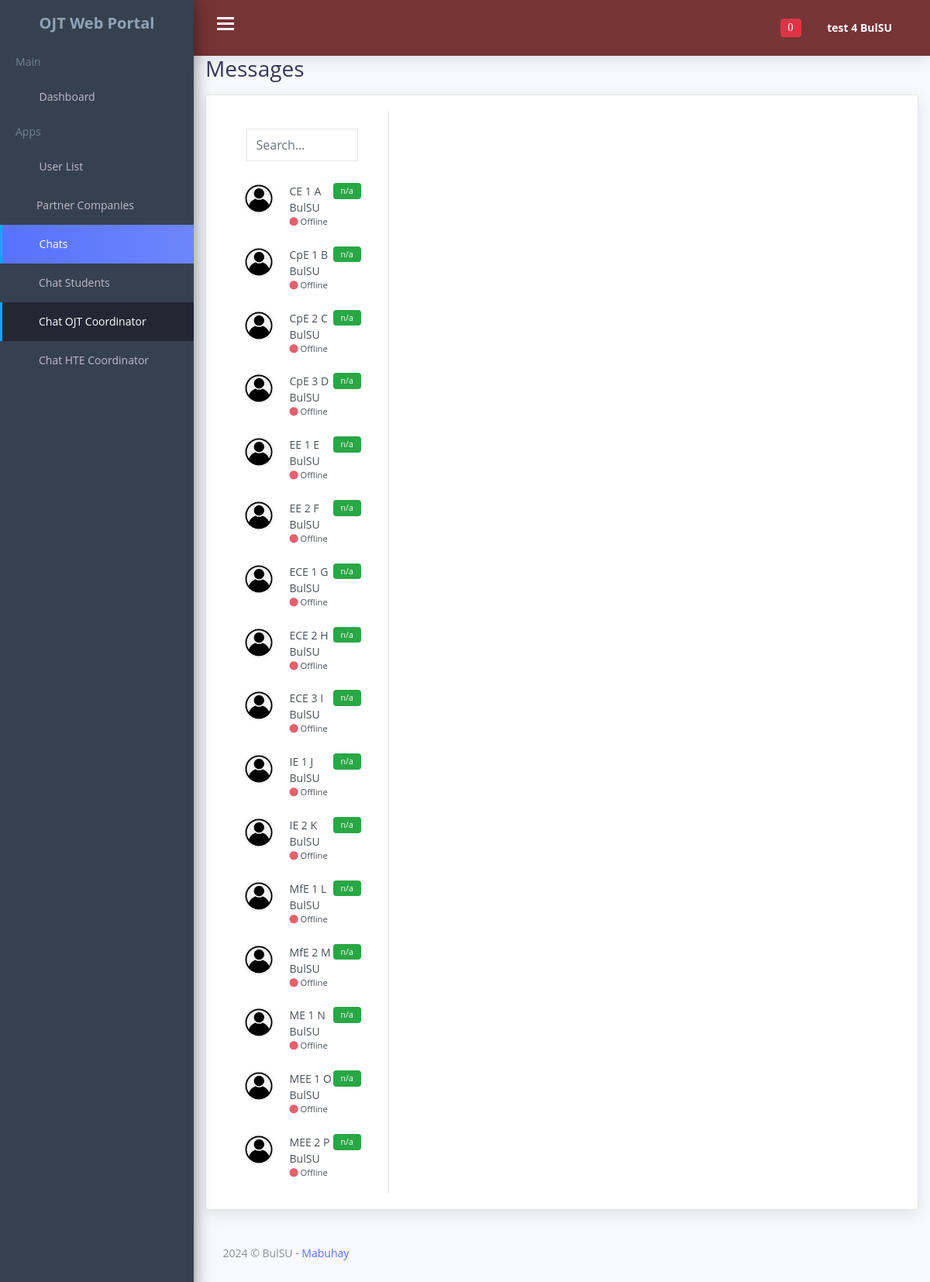
Screenshot of /adminportal/chat_coordinator.php (signed in) with the database file from the repository.
### tables this page shows
CREATE TABLE `coordinators_account` (
  `id` int(11) NOT NULL,
  `uniqueID` varchar(200) NOT NULL,
  `first_name` varchar(100) NOT NULL,
  `middle_name` varchar(100) NOT NULL,
  `last_name` varchar(100) NOT NULL,
  `faculty_id` varchar(20) NOT NULL,
  `coor_dept` varchar(200) NOT NULL,
  `course_handled` varchar(200) NOT NULL,
  `complete_address` varchar(300) NOT NULL,
  `phone_number` varchar(13) NOT NULL,
  `coordinators_email` varchar(200) NOT NULL,
  `coordinators_password` varchar(200) NOT NULL,
  `coordinators_profile_picture` varchar(500) NOT NULL,
  `verification_code` int(8) NOT NULL,
  `verify_status` varchar(80) NOT NULL DEFAULT 'Not Verified',
  `online_offlineStatus` varchar(50) NOT NULL DEFAULT 'Offline'
);

### adminportal/chat_coordinator.php (the view, shortened to what this page needs)
<?php
include '../connection/config.php';
?>
<!DOCTYPE html>
<html lang="en">
<head>
    <link href="css/lib/font-awesome.min.css" rel="stylesheet">
    <link href="css/lib/themify-icons.css" rel="stylesheet">
    <link href="css/lib/menubar/sidebar.css" rel="stylesheet">
    <link href="css/lib/bootstrap.min.css" rel="stylesheet">
    <link href="css/lib/helper.css" rel="stylesheet">
    <link href="css/style.css" rel="stylesheet">
    <link rel="stylesheet" href="https://cdnjs.cloudflare.com/ajax/libs/font-awesome/6.4.0/css/all.min.css">
</head>
<body>
<?php
require_once 'templates/admin_navbar.php';
?>
    <div class="content-wrap">
      <div class="main">
        <div class="container-fluid">
          <div class="main-content">
            <div class="container p-0">
              <h1 class="h3 mb-3">Messages</h1>
              <div class="card">
                <div class="row g-0">
                <div class="col-12 col-lg-5 col-xl-3 border-right">
                    <div class="px-4 d-none d-md-block">
                      <div class="d-flex align-items-center">
                        <div class="flex-grow-1">
                          <input type="text" class="form-control my-3" placeholder="Search...">
                        </div>
                      </div>
                    </div>
                      <?php
                        $stmt = $conn->prepare("SELECT * FROM coordinators_account");
                        $stmt->execute();
                        $results = $stmt->fetchAll(PDO::FETCH_ASSOC);
                        foreach ($results as $res) {
                        ?>
                          <a href="javascript:void(0);" class="list-group-item list-group-item-action border-0" onclick="loadConversation('<?php echo $res['uniqueID']; ?>');">
                            <div class="badge bg-success float-right count_RECEIVEDmessages_<?php echo $res['uniqueID']; ?>">n/a</div>
                            <div class="d-flex align-items-start">
                              <img src="<?php echo $res['coordinators_profile_picture']; ?>" class="rounded-circle mr-1" alt="<?php echo $res['first_name'] . ' ' . $res['middle_name'] . ' ' . $res['last_name']; ?>" width="40" height="40">
                              <div class="flex-grow-1 ml-3">
                                <?php echo $res['first_name'] . ' ' . $res['middle_name'] . ' ' . $res['last_name']; ?>
                                <div class="small">
                                  <span class="fas fa-circle <?php echo $res['online_offlineStatus'] === 'Online' ? 'chat-online' : 'chat-offline'; ?>"></span> <?php echo $res['online_offlineStatus']; ?>
                                </div>
                              </div>
                            </div>
                          </a>
                      <?php } ?>
                  </div>
                  <div class="col-12 col-lg-7 col-xl-9" id="LIVEchat">
                  </div>
                </div>
              </div>
            </div>
            <div class="row">
              <div class="col-lg-12">
                <div class="footer">
                  <p>2024 © BulSU - <a href="#">Mabuhay</a></p>
                </div>
              </div>
            </div>
          </div>
        </div>
      </div>
    </div>
</body>
</html>

### adminportal/templates/admin_navbar.php (shortened to what this page needs)
<div class="sidebar sidebar-hide-to-small sidebar-shrink sidebar-gestures">
        <div class="nano">
            <div class="nano-content">
                <ul>
                    <div class="logo"><a href="dashboard.php">
                            <span>OJT Web Portal</span></a></div>
                    <li class="label">Main</li>
                    <li><a href="dashboard.php"><i class="ti-home"></i> Dashboard </a></li>
                    <li class="label">Apps</li>
                    <li><a class="sidebar-sub-toggle"><i class="ti-user"></i> User List <span class="sidebar-collapse-icon ti-angle-down"></span></a>
                    </li>
                    <li><a href="partner_companies.php"><i class="ti-layout-width-default"></i>Partner Companies </a></li>
                    <li><a class="sidebar-sub-toggle"><i class="ti-comment-alt"></i> Chats <span class="sidebar-collapse-icon ti-angle-down"></span></a>
                        <ul>
                            <li><a href="admin_stud_message.php">Chat Students</a></li>
                            <li><a href="chat_coordinator.php">Chat OJT Coordinator</a></li>
                            <li><a href="chat_supervisor.php">Chat HTE Coordinator</a></li>
                        </ul>
                    </li>
                </ul>
            </div>
        </div>
    </div>
    <div class="header">
        <div class="container-fluid">
            <div class="row">
                <div class="col-lg-12">
                    <div class="float-left">
                        <div class="hamburger sidebar-toggle">
                            <span class="line"></span>
                            <span class="line"></span>
                            <span class="line"></span>
                        </div>
                    </div>
                    <div class="float-right">
                        <div class="dropdown dib">
                            <div class="header-icon" data-toggle="dropdown">
                                <i class="ti-bell">
                                    <span class="badge badge-danger" id="notification-badge">
                                    <?php
                                        if(isset($_SESSION['auth_user']['admin_id'])) {
                                            $adminID = $_SESSION['auth_user']['admin_id'];
                                            $unread = 'Unread';
                                            $stmt = $conn->prepare("SELECT COUNT(*) AS total_unread FROM admin_system_notification WHERE admin_id = ? AND status = ?");
                                            $stmt->execute([$adminID, $unread]);
                                            $result = $stmt->fetch(PDO::FETCH_ASSOC);
                                            $totalUnread = $result['total_unread'];
                                            echo $totalUnread;
                                        }
                                    ?>
                                    </span>
                                </i>
                            </div>
                        </div>
                        <div class="dropdown dib">
                            <div class="header-icon" data-toggle="dropdown">
                            <?php
                                if(isset($_SESSION['auth_user']['admin_id'])) {
                                    $adminID = $_SESSION['auth_user']['admin_id'];
                                    $stmt = $conn->prepare("SELECT * FROM admin_account WHERE id = ? ");
                                    $stmt->execute([$adminID]);
                                    $result = $stmt->fetch(PDO::FETCH_ASSOC);
                                }
                            ?>
                                <span class="user-avatar"><?php echo $result['first_name'];?> <?php echo $result['last_name'];?>
                                    <i class="ti-angle-down f-s-10"></i>
                                </span>
                            </div>
                        </div>
                    </div>
                </div>
            </div>
        </div>
    </div>

### adminportal/chat_coordinator.php (style rules this page uses)
.chat-offline { color: #e4606d }
.px-4 { padding-right: 1.5rem!important; padding-left: 1.5rem!important; }

### rows the page displays
coordinators_account: coordinators_profile_picture (picture), first_name "CE 1", middle_name "A", last_name "BulSU", online_offlineStatus "Offline"
coordinators_account: coordinators_profile_picture (picture), first_name "CpE 1", middle_name "B", last_name "BulSU", online_offlineStatus "Offline"
coordinators_account: coordinators_profile_picture (picture), first_name "CpE 2", middle_name "C", last_name "BulSU", online_offlineStatus "Offline"
coordinators_account: coordinators_profile_picture (picture), first_name "CpE 3", middle_name "D", last_name "BulSU", online_offlineStatus "Offline"
coordinators_account: coordinators_profile_picture (picture), first_name "EE 1", middle_name "E", last_name "BulSU", online_offlineStatus "Offline"
coordinators_account: coordinators_profile_picture (picture), first_name "EE 2", middle_name "F", last_name "BulSU", online_offlineStatus "Offline"
coordinators_account: coordinators_profile_picture (picture), first_name "ECE 1", middle_name "G", last_name "BulSU", online_offlineStatus "Offline"
coordinators_account: coordinators_profile_picture (picture), first_name "ECE 2", middle_name "H", last_name "BulSU", online_offlineStatus "Offline"
coordinators_account: coordinators_profile_picture (picture), first_name "ECE 3", middle_name "I", last_name "BulSU", online_offlineStatus "Offline"
coordinators_account: coordinators_profile_picture (picture), first_name "IE 1", middle_name "J", last_name "BulSU", online_offlineStatus "Offline"
coordinators_account: coordinators_profile_picture (picture), first_name "IE 2", middle_name "K", last_name "BulSU", online_offlineStatus "Offline"
coordinators_account: coordinators_profile_picture (picture), first_name "MfE 1", middle_name "L", last_name "BulSU", online_offlineStatus "Offline"
coordinators_account: coordinators_profile_picture (picture), first_name "MfE 2", middle_name "M", last_name "BulSU", online_offlineStatus "Offline"
coordinators_account: coordinators_profile_picture (picture), first_name "ME 1", middle_name "N", last_name "BulSU", online_offlineStatus "Offline"
coordinators_account: coordinators_profile_picture (picture), first_name "MEE 1", middle_name "O", last_name "BulSU", online_offlineStatus "Offline"
coordinators_account: coordinators_profile_picture (picture), first_name "MEE 2", middle_name "P", last_name "BulSU", online_offlineStatus "Offline"

### other values shown
$totalUnread "0"
$result['first_name'] "test 4"
$result['last_name'] "BulSU"
